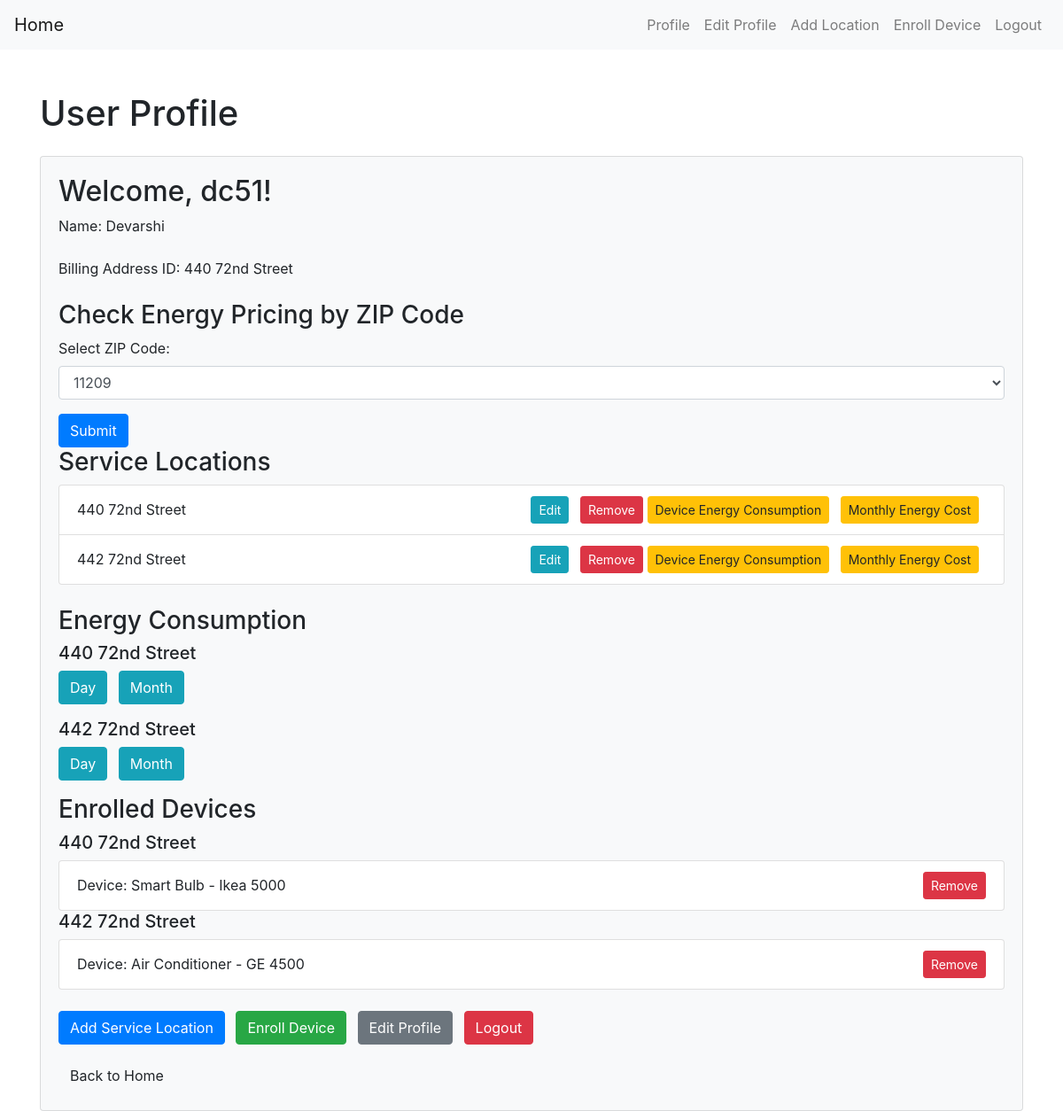
The app's page /profile (signed in) with its own data.
### app.py (models this page shows)
class User(db.Model):
    id = db.Column(db.Integer, primary_key=True)
    username = db.Column(db.String(50), unique=True, nullable=False)
    password = db.Column(db.String(60), nullable=False)
    name = db.Column(db.String(100), nullable=True)  # Add this line for the name field
    billing_address_id = db.Column(db.Integer, nullable=True)  # Add this line for the billing_address_id field
    service_locations = db.relationship('ServiceLocation', backref='user', lazy=True)
    zip_code = db.Column(db.String(10), nullable=False)

class ServiceLocation(db.Model):
    id = db.Column(db.Integer, primary_key=True)
    user_id = db.Column(db.Integer, db.ForeignKey('user.id'), nullable=False)
    address = db.Column(db.String(255), nullable=False)
    unit_number = db.Column(db.String(20), nullable=True)
    square_footage = db.Column(db.Integer, nullable=True)
    bedrooms = db.Column(db.Integer, nullable=True)
    occupants = db.Column(db.Integer, nullable=True)

class EnrolledDevice(db.Model):
    id = db.Column(db.Integer, primary_key=True)
    service_location_id = db.Column(db.Integer, db.ForeignKey('service_location.id'), nullable=False)
    model_id = db.Column(db.Integer, db.ForeignKey('device_model.id'), nullable=False)
    events = db.relationship('EventData', backref='enrolled_device', lazy=True)
    service_location = db.relationship('ServiceLocation', backref='enrolled_devices')

class DeviceModel(db.Model):
    id = db.Column(db.Integer, primary_key=True)
    type = db.Column(db.String(50), nullable=False)
    model_number = db.Column(db.String(50), nullable=False)
    enrolled_devices = db.relationship('EnrolledDevice', backref='device_model', lazy=True)

### app.py (the view)
@app.route('/profile')
def profile():
    if 'user_id' in session:
        user = User.query.get(session['user_id'])
        all_zip_codes = db.session.query(EnergyPrice.zip_code).distinct().all()
        all_zip_codes = [zip_code[0] for zip_code in all_zip_codes]
        return render_template('profile.html', user=user, all_zip_codes=all_zip_codes)
    else:
        return redirect(url_for('login'))

### templates/profile.html
{% extends 'base.html' %}
{% block content %}
    <div class="container mt-5">
        <h1 class="mb-4">User Profile</h1>
        <div class="card bg-light">
            <div class="card-body">
                <h2>Welcome, {{ user.username }}!</h2>
                <p class="mb-4">Name: {{ user.name }}</p>
                <p class="mb-4">Billing Address ID: {{ user.billing_address_id }}</p>
                <h3>Check Energy Pricing by ZIP Code</h3>
                <form method="GET" action="{{ url_for('energy_price_zipcode') }}">
                    <div class="form-group">
                        <label for="zipCodeDropdown">Select ZIP Code:</label>
                        <select class="form-control" id="zipCodeDropdown" name="zip_code">
                            {% for zip_code in all_zip_codes %}
                                <option value="{{ zip_code }}">{{ zip_code }}</option>
                            {% endfor %}
                        </select>
                    </div>
                    <button type="submit" class="btn btn-primary">Submit</button>
                </form>
                <h3>Service Locations</h3>
                {% if user.service_locations %}
                    <ul class="list-group mb-4">
                        {% for service_location in user.service_locations %}
                            <li class="list-group-item d-flex justify-content-between align-items-center">
                                {{ service_location.address }}
                                <span>
                                    <a href="{{ url_for('edit_service_location', location_id=service_location.id) }}" class="btn btn-info btn-sm mr-2">Edit</a>
                                    <a href="{{ url_for('remove_service_location', location_id=service_location.id) }}" class="btn btn-danger btn-sm">Remove</a>
                                    <a href="{{ url_for('device_energy_consumption', service_location_id=service_location.id) }}" class="btn btn-warning btn-sm mr-2">Device Energy Consumption</a>
                                    <a href="{{ url_for('monthly_energy_cost', service_location_id=service_location.id) }}" class="btn btn-warning btn-sm mr-2">Monthly Energy Cost</a>
                                </span>
                            </li>
                        {% endfor %}
                    </ul>
                {% else %}
                    <p>No service locations found.</p>
                {% endif %}
                <h3>Energy Consumption</h3>
                {% if user.service_locations %}
                    {% for service_location in user.service_locations %}
                        <div class="mb-3">
                            <h5>{{ service_location.address }}</h5>
                            <a href="{{ url_for('energy_consumption', service_location_id=service_location.id, time_resolution='day') }}" class="btn btn-info mr-2">Day</a>
                            <a href="{{ url_for('energy_consumption', service_location_id=service_location.id, time_resolution='month') }}" class="btn btn-info mr-2">Month</a>
                        </div>
                    {% endfor %}
                {% else %}
                    <p>No service locations found.</p>
                {% endif %}
                <h3>Enrolled Devices</h3>
                {% if user.service_locations %}
                    <ul class="list-group mb-4">
                        {% for service_location in user.service_locations %}
                            <h5>{{ service_location.address }}</h5>
                            {% if service_location.enrolled_devices %}
                                <ul class="list-group">
                                    {% for enrolled_device in service_location.enrolled_devices %}
                                        <li class="list-group-item d-flex justify-content-between align-items-center">
                                            Device: {{ enrolled_device.device_model.type }} - {{ enrolled_device.device_model.model_number }}
                                            <span>
                                                <a href="{{ url_for('remove_enrolled_device', device_id=enrolled_device.id) }}" class="btn btn-danger btn-sm">Remove</a>
                                            </span>
                                        </li>
                                    {% endfor %}
                                </ul>
                            {% else %}
                                <p>No enrolled devices for this service location.</p>
                            {% endif %}
                        {% endfor %}
                    </ul>
                {% else %}
                    <p>No service locations found.</p>
                {% endif %}
                <div class="mb-3">
                    <a href="{{ url_for('add_service_location') }}" class="btn btn-primary mr-2">Add Service Location</a>
                    <a href="{{ url_for('enroll_device') }}" class="btn btn-success mr-2">Enroll Device</a>
                    <a href="{{ url_for('edit_profile') }}" class="btn btn-secondary mr-2">Edit Profile</a>
                    <a href="{{ url_for('logout') }}" class="btn btn-danger">Logout</a>
                </div>
                <a href="{{ url_for('index') }}" class="btn btn-light">Back to Home</a>
            </div>
        </div>
    </div>
{% endblock %}

### records on screen
User: username "dc51", name "Devarshi", billing_address_id "440 72nd Street"
ServiceLocation: address "440 72nd Street"
ServiceLocation: address "442 72nd Street"
EnrolledDevice: device_model.type "Smart Bulb", device_model.model_number "Ikea 5000"
EnrolledDevice: device_model.type "Air Conditioner", device_model.model_number "GE 4500"

### other values on screen
form field zip_code "11209"
